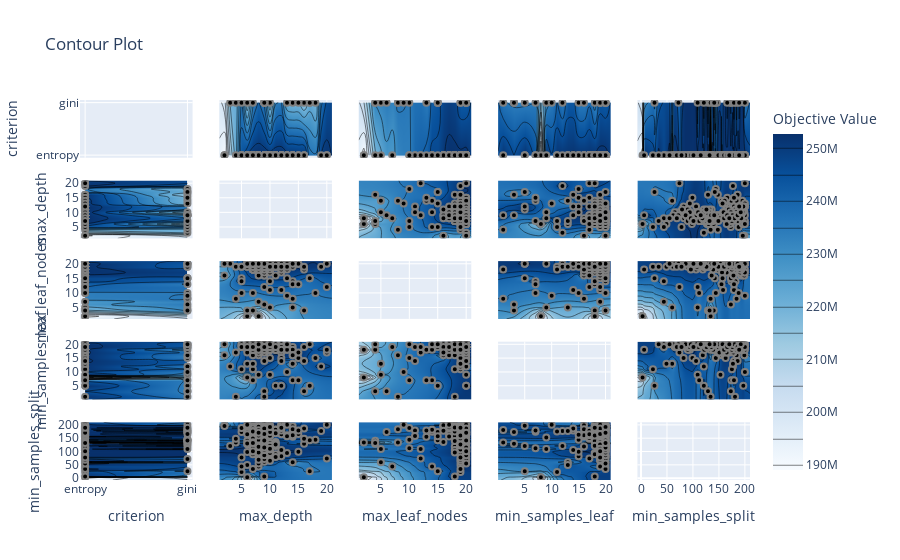

The notebook cell this image was saved under:
### Code cell
plot_contour(study)

### Figure 1 — Plotly figure (JSON) as saved in the notebook; plotly's stock layout.template omitted (floating-point values rounded to 4 significant figures; data arrays with more than 128 entries replaced by an {"elided": "..."} marker saying what was removed)
{"data": [{"type": "scatter", "xaxis": "x", "yaxis": "y"}, {"colorbar": {"title": {"text": "Objective Value"}}, "colorscale": [[0, "rgb(247,251,255)"], [0.125, "rgb(222,235,247)"], [0.25, "rgb(198,219,239)"], [0.375, "rgb(158,202,225)"], [0.5, "rgb(107,174,214)"], [0.625, "rgb(66,146,198)"], [0.75, "rgb(33,113,181)"], [0.875, "rgb(8,81,156)"], [1, "rgb(8,48,107)"]], "connectgaps": true, "contours": {"coloring": "heatmap"}, "hoverinfo": "none", "line": {"smoothing": 1.3}, "reversescale": false, "showscale": true, "type": "contour", "x": ["entropy", "gini"], "xaxis": "x6", "y": [1.1, 2, 3, 4, 5, 6, 7, 8, 9, 10, 11, 12, 13, 14, 15, 16, 17, 18, 19, 20, 20.9], "yaxis": "y6", "z": [[null, null], [189000000.0, null], [null, 220680000], [222700000.0, 221100000.0], [243800000.0, 236600000.0], [250000000, 214400000.0], [252700000.0, 234400000.0], [252700000.0, null], [252700000.0, 234600000], [252700000.0, 214400000.0], [252700000.0, null], [252700000.0, null], [252000000.0, 220400000], [252000000.0, 219000000.0], [251200000, 219300000.0], [252000000.0, 214400000.0], [null, 222600000], [null, 219300000.0], [250500000.0, null], [251640000, null], [null, null]]}, {"marker": {"color": "black", "line": {"color": "Gray", "width": 2}}, "mode": "markers", "name": "Feasible Trial", "showlegend": false, "type": "scatter", "x": {"elided": "200 str values"}, "xaxis": "x6", "y": {"elided": "200 int values"}, "yaxis": "y6"}, {"colorbar": {"title": {"text": "Objective Value"}}, "colorscale": [[0, "rgb(247,251,255)"], [0.125, "rgb(222,235,247)"], [0.25, "rgb(198,219,239)"], [0.375, "rgb(158,202,225)"], [0.5, "rgb(107,174,214)"], [0.625, "rgb(66,146,198)"], [0.75, "rgb(33,113,181)"], [0.875, "rgb(8,81,156)"], [1, "rgb(8,48,107)"]], "connectgaps": true, "contours": {"coloring": "heatmap"}, "hoverinfo": "none", "line": {"smoothing": 1.3}, "reversescale": false, "showscale": false, "type": "contour", "x": ["entropy", "gini"], "xaxis": "x11", "y": [1.1, 2, 4, 5, 6, 7, 8, 9, 10, 11, 12, 13, 14, 15, 16, 17, 18, 19, 20, 20.9], "yaxis": "y11", "z": [[null, null], [135500000.0, null], [189000000.0, 214400000.0], [198100000.0, 214400000.0], [null, 218100000.0], [205400000.0, null], [null, 221100000.0], [null, 220400000], [217720000, 219300000.0], [227600000.0, null], [230200000.0, null], [232960000, 219300000.0], [242400000.0, null], [242100000.0, 236600000.0], [249480000, null], [252000000.0, null], [252000000.0, null], [252000000.0, 234600000.0], [252700000.0, 234600000], [null, null]]}, {"marker": {"color": "black", "line": {"color": "Gray", "width": 2}}, "mode": "markers", "name": "Feasible Trial", "showlegend": false, "type": "scatter", "x": {"elided": "200 str values"}, "xaxis": "x11", "y": {"elided": "200 int values"}, "yaxis": "y11"}, {"colorbar": {"title": {"text": "Objective Value"}}, "colorscale": [[0, "rgb(247,251,255)"], [0.125, "rgb(222,235,247)"], [0.25, "rgb(198,219,239)"], [0.375, "rgb(158,202,225)"], [0.5, "rgb(107,174,214)"], [0.625, "rgb(66,146,198)"], [0.75, "rgb(33,113,181)"], [0.875, "rgb(8,81,156)"], [1, "rgb(8,48,107)"]], "connectgaps": true, "contours": {"coloring": "heatmap"}, "hoverinfo": "none", "line": {"smoothing": 1.3}, "reversescale": false, "showscale": false, "type": "contour", "x": ["entropy", "gini"], "xaxis": "x16", "y": [0.05, 1, 3, 5, 7, 8, 9, 10, 11, 12, 13, 14, 15, 16, 17, 18, 19, 20, 20.95], "yaxis": "y16", "z": [[null, null], [250500000.0, 221100000.0], [null, 218100000.0], [251200000, 217480000], [237000000.0, 219300000.0], [135500000.0, null], [251200000, 214400000.0], [null, 220400000], [250500000.0, null], [250500000.0, 220680000], [250500000.0, null], [251200000, null], [251200000, 219300000.0], [251200000, 219000000.0], [251200000, null], [251640000, 214400000.0], [252700000.0, 236600000.0], [252700000.0, 234600000], [null, null]]}, {"marker": {"color": "black", "line": {"color": "Gray", "width": 2}}, "mode": "markers", "name": "Feasible Trial", "showlegend": false, "type": "scatter", "x": {"elided": "200 str values"}, "xaxis": "x16", "y": {"elided": "200 int values"}, "yaxis": "y16"}, {"colorbar": {"title": {"text": "Objective Value"}}, "colorscale": [[0, "rgb(247,251,255)"], [0.125, "rgb(222,235,247)"], [0.25, "rgb(198,219,239)"], [0.375, "rgb(158,202,225)"], [0.5, "rgb(107,174,214)"], [0.625, "rgb(66,146,198)"], [0.75, "rgb(33,113,181)"], [0.875, "rgb(8,81,156)"], [1, "rgb(8,48,107)"]], "connectgaps": true, "contours": {"coloring": "heatmap"}, "hoverinfo": "none", "line": {"smoothing": 1.3}, "reversescale": false, "showscale": false, "type": "contour", "x": ["entropy", "gini"], "xaxis": "x21", "y": [-6.85, 3, 6, 23, 26, 34, 44, 49, 55, 60, 62, 65, 69, 72, 74, 78, 79, 82, 83, 86, 90, 94, 96, 98, 99, 100, 101, 102, 103, 104, 106, 107, 108, 109, 110, 112, 113, 114, 115, 116, 118, 119, 120, 121, 122, 123, 124, 125, 126, 127, 128, 129, 130, 131, 132, 134, 135, 136, 137, 139, 140, 141, 142, 143, 144, 146, 148, 149, 151, 153, 154, 155, 156, 157, 158, 159, 160, 161, 162, 163, 165, 166, 167, 168, 169, 170, 171, 172, 173, 174, 175, 176, 177, 178, 179, 180, 181, 182, 183, 184, 185, 186, 187, 188, 189, 190, 191, 192, 193, 194, 195, 196, 197, 198, 199, 200, 209.8], "yaxis": "y21", "z": {"elided": "117x2 float values"}}, {"marker": {"color": "black", "line": {"color": "Gray", "width": 2}}, "mode": "markers", "name": "Feasible Trial", "showlegend": false, "type": "scatter", "x": {"elided": "200 str values"}, "xaxis": "x21", "y": {"elided": "200 int values"}, "yaxis": "y21"}, {"colorbar": {"title": {"text": "Objective Value"}}, "colorscale": [[0, "rgb(247,251,255)"], [0.125, "rgb(222,235,247)"], [0.25, "rgb(198,219,239)"], [0.375, "rgb(158,202,225)"], [0.5, "rgb(107,174,214)"], [0.625, "rgb(66,146,198)"], [0.75, "rgb(33,113,181)"], [0.875, "rgb(8,81,156)"], [1, "rgb(8,48,107)"]], "connectgaps": true, "contours": {"coloring": "heatmap"}, "hoverinfo": "none", "line": {"smoothing": 1.3}, "reversescale": false, "showscale": false, "type": "contour", "x": [1.1, 2, 3, 4, 5, 6, 7, 8, 9, 10, 11, 12, 13, 14, 15, 16, 17, 18, 19, 20, 20.9], "xaxis": "x2", "y": ["entropy", "gini"], "yaxis": "y2", "z": [[null, 189000000.0, null, 222700000.0, 243800000.0, 250000000, 252700000.0, 252700000.0, 252700000.0, 252700000.0, 252700000.0, 252700000.0, 252000000.0, 252000000.0, 251200000, 252000000.0, null, null, 250500000.0, 251640000, null], [null, null, 220680000, 221100000.0, 236600000.0, 214400000.0, 234400000.0, null, 234600000, 214400000.0, null, null, 220400000, 219000000.0, 219300000.0, 214400000.0, 222600000, 219300000.0, null, null, null]]}, {"marker": {"color": "black", "line": {"color": "Gray", "width": 2}}, "mode": "markers", "name": "Feasible Trial", "showlegend": false, "type": "scatter", "x": {"elided": "200 int values"}, "xaxis": "x2", "y": {"elided": "200 str values"}, "yaxis": "y2"}, {"type": "scatter", "xaxis": "x7", "yaxis": "y7"}, {"colorbar": {"title": {"text": "Objective Value"}}, "colorscale": [[0, "rgb(247,251,255)"], [0.125, "rgb(222,235,247)"], [0.25, "rgb(198,219,239)"], [0.375, "rgb(158,202,225)"], [0.5, "rgb(107,174,214)"], [0.625, "rgb(66,146,198)"], [0.75, "rgb(33,113,181)"], [0.875, "rgb(8,81,156)"], [1, "rgb(8,48,107)"]], "connectgaps": true, "contours": {"coloring": "heatmap"}, "hoverinfo": "none", "line": {"smoothing": 1.3}, "reversescale": false, "showscale": false, "type": "contour", "x": [1.1, 2, 3, 4, 5, 6, 7, 8, 9, 10, 11, 12, 13, 14, 15, 16, 17, 18, 19, 20, 20.9], "xaxis": "x12", "y": [1.1, 2, 4, 5, 6, 7, 8, 9, 10, 11, 12, 13, 14, 15, 16, 17, 18, 19, 20, 20.9], "yaxis": "y12", "z": {"elided": "20x21 float values"}}, {"marker": {"color": "black", "line": {"color": "Gray", "width": 2}}, "mode": "markers", "name": "Feasible Trial", "showlegend": false, "type": "scatter", "x": {"elided": "200 int values"}, "xaxis": "x12", "y": {"elided": "200 int values"}, "yaxis": "y12"}, {"colorbar": {"title": {"text": "Objective Value"}}, "colorscale": [[0, "rgb(247,251,255)"], [0.125, "rgb(222,235,247)"], [0.25, "rgb(198,219,239)"], [0.375, "rgb(158,202,225)"], [0.5, "rgb(107,174,214)"], [0.625, "rgb(66,146,198)"], [0.75, "rgb(33,113,181)"], [0.875, "rgb(8,81,156)"], [1, "rgb(8,48,107)"]], "connectgaps": true, "contours": {"coloring": "heatmap"}, "hoverinfo": "none", "line": {"smoothing": 1.3}, "reversescale": false, "showscale": false, "type": "contour", "x": [1.1, 2, 3, 4, 5, 6, 7, 8, 9, 10, 11, 12, 13, 14, 15, 16, 17, 18, 19, 20, 20.9], "xaxis": "x17", "y": [0.05, 1, 3, 5, 7, 8, 9, 10, 11, 12, 13, 14, 15, 16, 17, 18, 19, 20, 20.95], "yaxis": "y17", "z": {"elided": "19x21 float values"}}, {"marker": {"color": "black", "line": {"color": "Gray", "width": 2}}, "mode": "markers", "name": "Feasible Trial", "showlegend": false, "type": "scatter", "x": {"elided": "200 int values"}, "xaxis": "x17", "y": {"elided": "200 int values"}, "yaxis": "y17"}, {"colorbar": {"title": {"text": "Objective Value"}}, "colorscale": [[0, "rgb(247,251,255)"], [0.125, "rgb(222,235,247)"], [0.25, "rgb(198,219,239)"], [0.375, "rgb(158,202,225)"], [0.5, "rgb(107,174,214)"], [0.625, "rgb(66,146,198)"], [0.75, "rgb(33,113,181)"], [0.875, "rgb(8,81,156)"], [1, "rgb(8,48,107)"]], "connectgaps": true, "contours": {"coloring": "heatmap"}, "hoverinfo": "none", "line": {"smoothing": 1.3}, "reversescale": false, "showscale": false, "type": "contour", "x": [1.1, 2, 3, 4, 5, 6, 7, 8, 9, 10, 11, 12, 13, 14, 15, 16, 17, 18, 19, 20, 20.9], "xaxis": "x22", "y": [-6.85, 3, 6, 23, 26, 34, 44, 49, 55, 60, 62, 65, 69, 72, 74, 78, 79, 82, 83, 86, 90, 94, 96, 98, 99, 100, 101, 102, 103, 104, 106, 107, 108, 109, 110, 112, 113, 114, 115, 116, 118, 119, 120, 121, 122, 123, 124, 125, 126, 127, 128, 129, 130, 131, 132, 134, 135, 136, 137, 139, 140, 141, 142, 143, 144, 146, 148, 149, 151, 153, 154, 155, 156, 157, 158, 159, 160, 161, 162, 163, 165, 166, 167, 168, 169, 170, 171, 172, 173, 174, 175, 176, 177, 178, 179, 180, 181, 182, 183, 184, 185, 186, 187, 188, 189, 190, 191, 192, 193, 194, 195, 196, 197, 198, 199, 200, 209.8], "yaxis": "y22", "z": {"elided": "117x21 float values"}}, {"marker": {"color": "black", "line": {"color": "Gray", "width": 2}}, "mode": "markers", "name": "Feasible Trial", "showlegend": false, "type": "scatter", "x": {"elided": "200 int values"}, "xaxis": "x22", "y": {"elided": "200 int values"}, "yaxis": "y22"}, {"colorbar": {"title": {"text": "Objective Value"}}, "colorscale": [[0, "rgb(247,251,255)"], [0.125, "rgb(222,235,247)"], [0.25, "rgb(198,219,239)"], [0.375, "rgb(158,202,225)"], [0.5, "rgb(107,174,214)"], [0.625, "rgb(66,146,198)"], [0.75, "rgb(33,113,181)"], [0.875, "rgb(8,81,156)"], [1, "rgb(8,48,107)"]], "connectgaps": true, "contours": {"coloring": "heatmap"}, "hoverinfo": "none", "line": {"smoothing": 1.3}, "reversescale": false, "showscale": false, "type": "contour", "x": [1.1, 2, 4, 5, 6, 7, 8, 9, 10, 11, 12, 13, 14, 15, 16, 17, 18, 19, 20, 20.9], "xaxis": "x3", "y": ["entropy", "gini"], "yaxis": "y3", "z": [[null, 135500000.0, 189000000.0, 198100000.0, null, 205400000.0, null, null, 217720000, 227600000.0, 230200000.0, 232960000, 242400000.0, 242100000.0, 249480000, 252000000.0, 252000000.0, 252000000.0, 252700000.0, null], [null, null, 214400000.0, 214400000.0, 218100000.0, null, 221100000.0, 220400000, 219300000.0, null, null, 219300000.0, null, 236600000.0, null, null, null, 234600000.0, 234600000, null]]}, {"marker": {"color": "black", "line": {"color": "Gray", "width": 2}}, "mode": "markers", "name": "Feasible Trial", "showlegend": false, "type": "scatter", "x": {"elided": "200 int values"}, "xaxis": "x3", "y": {"elided": "200 str values"}, "yaxis": "y3"}, {"colorbar": {"title": {"text": "Objective Value"}}, "colorscale": [[0, "rgb(247,251,255)"], [0.125, "rgb(222,235,247)"], [0.25, "rgb(198,219,239)"], [0.375, "rgb(158,202,225)"], [0.5, "rgb(107,174,214)"], [0.625, "rgb(66,146,198)"], [0.75, "rgb(33,113,181)"], [0.875, "rgb(8,81,156)"], [1, "rgb(8,48,107)"]], "connectgaps": true, "contours": {"coloring": "heatmap"}, "hoverinfo": "none", "line": {"smoothing": 1.3}, "reversescale": false, "showscale": false, "type": "contour", "x": [1.1, 2, 4, 5, 6, 7, 8, 9, 10, 11, 12, 13, 14, 15, 16, 17, 18, 19, 20, 20.9], "xaxis": "x8", "y": [1.1, 2, 3, 4, 5, 6, 7, 8, 9, 10, 11, 12, 13, 14, 15, 16, 17, 18, 19, 20, 20.9], "yaxis": "y8", "z": {"elided": "21x20 float values"}}, {"marker": {"color": "black", "line": {"color": "Gray", "width": 2}}, "mode": "markers", "name": "Feasible Trial", "showlegend": false, "type": "scatter", "x": {"elided": "200 int values"}, "xaxis": "x8", "y": {"elided": "200 int values"}, "yaxis": "y8"}, {"type": "scatter", "xaxis": "x13", "yaxis": "y13"}, {"colorbar": {"title": {"text": "Objective Value"}}, "colorscale": [[0, "rgb(247,251,255)"], [0.125, "rgb(222,235,247)"], [0.25, "rgb(198,219,239)"], [0.375, "rgb(158,202,225)"], [0.5, "rgb(107,174,214)"], [0.625, "rgb(66,146,198)"], [0.75, "rgb(33,113,181)"], [0.875, "rgb(8,81,156)"], [1, "rgb(8,48,107)"]], "connectgaps": true, "contours": {"coloring": "heatmap"}, "hoverinfo": "none", "line": {"smoothing": 1.3}, "reversescale": false, "showscale": false, "type": "contour", "x": [1.1, 2, 4, 5, 6, 7, 8, 9, 10, 11, 12, 13, 14, 15, 16, 17, 18, 19, 20, 20.9], "xaxis": "x18", "y": [0.05, 1, 3, 5, 7, 8, 9, 10, 11, 12, 13, 14, 15, 16, 17, 18, 19, 20, 20.95], "yaxis": "y18", "z": {"elided": "19x20 float values"}}, {"marker": {"color": "black", "line": {"color": "Gray", "width": 2}}, "mode": "markers", "name": "Feasible Trial", "showlegend": false, "type": "scatter", "x": {"elided": "200 int values"}, "xaxis": "x18", "y": {"elided": "200 int values"}, "yaxis": "y18"}, {"colorbar": {"title": {"text": "Objective Value"}}, "colorscale": [[0, "rgb(247,251,255)"], [0.125, "rgb(222,235,247)"], [0.25, "rgb(198,219,239)"], [0.375, "rgb(158,202,225)"], [0.5, "rgb(107,174,214)"], [0.625, "rgb(66,146,198)"], [0.75, "rgb(33,113,181)"], [0.875, "rgb(8,81,156)"], [1, "rgb(8,48,107)"]], "connectgaps": true, "contours": {"coloring": "heatmap"}, "hoverinfo": "none", "line": {"smoothing": 1.3}, "reversescale": false, "showscale": false, "type": "contour", "x": [1.1, 2, 4, 5, 6, 7, 8, 9, 10, 11, 12, 13, 14, 15, 16, 17, 18, 19, 20, 20.9], "xaxis": "x23", "y": [-6.85, 3, 6, 23, 26, 34, 44, 49, 55, 60, 62, 65, 69, 72, 74, 78, 79, 82, 83, 86, 90, 94, 96, 98, 99, 100, 101, 102, 103, 104, 106, 107, 108, 109, 110, 112, 113, 114, 115, 116, 118, 119, 120, 121, 122, 123, 124, 125, 126, 127, 128, 129, 130, 131, 132, 134, 135, 136, 137, 139, 140, 141, 142, 143, 144, 146, 148, 149, 151, 153, 154, 155, 156, 157, 158, 159, 160, 161, 162, 163, 165, 166, 167, 168, 169, 170, 171, 172, 173, 174, 175, 176, 177, 178, 179, 180, 181, 182, 183, 184, 185, 186, 187, 188, 189, 190, 191, 192, 193, 194, 195, 196, 197, 198, 199, 200, 209.8], "yaxis": "y23", "z": {"elided": "117x20 float values"}}, {"marker": {"color": "black", "line": {"color": "Gray", "width": 2}}, "mode": "markers", "name": "Feasible Trial", "showlegend": false, "type": "scatter", "x": {"elided": "200 int values"}, "xaxis": "x23", "y": {"elided": "200 int values"}, "yaxis": "y23"}, {"colorbar": {"title": {"text": "Objective Value"}}, "colorscale": [[0, "rgb(247,251,255)"], [0.125, "rgb(222,235,247)"], [0.25, "rgb(198,219,239)"], [0.375, "rgb(158,202,225)"], [0.5, "rgb(107,174,214)"], [0.625, "rgb(66,146,198)"], [0.75, "rgb(33,113,181)"], [0.875, "rgb(8,81,156)"], [1, "rgb(8,48,107)"]], "connectgaps": true, "contours": {"coloring": "heatmap"}, "hoverinfo": "none", "line": {"smoothing": 1.3}, "reversescale": false, "showscale": false, "type": "contour", "x": [0.05, 1, 3, 5, 7, 8, 9, 10, 11, 12, 13, 14, 15, 16, 17, 18, 19, 20, 20.95], "xaxis": "x4", "y": ["entropy", "gini"], "yaxis": "y4", "z": [[null, 250500000.0, null, 251200000, 237000000.0, 135500000.0, 251200000, null, 250500000.0, 250500000.0, 250500000.0, 251200000, 251200000, 251200000, 251200000, 251640000, 252700000.0, 252700000.0, null], [null, 221100000.0, 218100000.0, 217480000, 219300000.0, null, 214400000.0, 220400000, null, 220680000, null, null, 219300000.0, 219000000.0, null, 214400000.0, 236600000.0, 234600000, null]]}, {"marker": {"color": "black", "line": {"color": "Gray", "width": 2}}, "mode": "markers", "name": "Feasible Trial", "showlegend": false, "type": "scatter", "x": {"elided": "200 int values"}, "xaxis": "x4", "y": {"elided": "200 str values"}, "yaxis": "y4"}, {"colorbar": {"title": {"text": "Objective Value"}}, "colorscale": [[0, "rgb(247,251,255)"], [0.125, "rgb(222,235,247)"], [0.25, "rgb(198,219,239)"], [0.375, "rgb(158,202,225)"], [0.5, "rgb(107,174,214)"], [0.625, "rgb(66,146,198)"], [0.75, "rgb(33,113,181)"], [0.875, "rgb(8,81,156)"], [1, "rgb(8,48,107)"]], "connectgaps": true, "contours": {"coloring": "heatmap"}, "hoverinfo": "none", "line": {"smoothing": 1.3}, "reversescale": false, "showscale": false, "type": "contour", "x": [0.05, 1, 3, 5, 7, 8, 9, 10, 11, 12, 13, 14, 15, 16, 17, 18, 19, 20, 20.95], "xaxis": "x9", "y": [1.1, 2, 3, 4, 5, 6, 7, 8, 9, 10, 11, 12, 13, 14, 15, 16, 17, 18, 19, 20, 20.9], "yaxis": "y9", "z": {"elided": "21x19 float values"}}, {"marker": {"color": "black", "line": {"color": "Gray", "width": 2}}, "mode": "markers", "name": "Feasible Trial", "showlegend": false, "type": "scatter", "x": {"elided": "200 int values"}, "xaxis": "x9", "y": {"elided": "200 int values"}, "yaxis": "y9"}, {"colorbar": {"title": {"text": "Objective Value"}}, "colorscale": [[0, "rgb(247,251,255)"], [0.125, "rgb(222,235,247)"], [0.25, "rgb(198,219,239)"], [0.375, "rgb(158,202,225)"], [0.5, "rgb(107,174,214)"], [0.625, "rgb(66,146,198)"], [0.75, "rgb(33,113,181)"], [0.875, "rgb(8,81,156)"], [1, "rgb(8,48,107)"]], "connectgaps": true, "contours": {"coloring": "heatmap"}, "hoverinfo": "none", "line": {"smoothing": 1.3}, "reversescale": false, "showscale": false, "type": "contour", "x": [0.05, 1, 3, 5, 7, 8, 9, 10, 11, 12, 13, 14, 15, 16, 17, 18, 19, 20, 20.95], "xaxis": "x14", "y": [1.1, 2, 4, 5, 6, 7, 8, 9, 10, 11, 12, 13, 14, 15, 16, 17, 18, 19, 20, 20.9], "yaxis": "y14", "z": {"elided": "20x19 float values"}}, {"marker": {"color": "black", "line": {"color": "Gray", "width": 2}}, "mode": "markers", "name": "Feasible Trial", "showlegend": false, "type": "scatter", "x": {"elided": "200 int values"}, "xaxis": "x14", "y": {"elided": "200 int values"}, "yaxis": "y14"}, {"type": "scatter", "xaxis": "x19", "yaxis": "y19"}, {"colorbar": {"title": {"text": "Objective Value"}}, "colorscale": [[0, "rgb(247,251,255)"], [0.125, "rgb(222,235,247)"], [0.25, "rgb(198,219,239)"], [0.375, "rgb(158,202,225)"], [0.5, "rgb(107,174,214)"], [0.625, "rgb(66,146,198)"], [0.75, "rgb(33,113,181)"], [0.875, "rgb(8,81,156)"], [1, "rgb(8,48,107)"]], "connectgaps": true, "contours": {"coloring": "heatmap"}, "hoverinfo": "none", "line": {"smoothing": 1.3}, "reversescale": false, "showscale": false, "type": "contour", "x": [0.05, 1, 3, 5, 7, 8, 9, 10, 11, 12, 13, 14, 15, 16, 17, 18, 19, 20, 20.95], "xaxis": "x24", "y": [-6.85, 3, 6, 23, 26, 34, 44, 49, 55, 60, 62, 65, 69, 72, 74, 78, 79, 82, 83, 86, 90, 94, 96, 98, 99, 100, 101, 102, 103, 104, 106, 107, 108, 109, 110, 112, 113, 114, 115, 116, 118, 119, 120, 121, 122, 123, 124, 125, 126, 127, 128, 129, 130, 131, 132, 134, 135, 136, 137, 139, 140, 141, 142, 143, 144, 146, 148, 149, 151, 153, 154, 155, 156, 157, 158, 159, 160, 161, 162, 163, 165, 166, 167, 168, 169, 170, 171, 172, 173, 174, 175, 176, 177, 178, 179, 180, 181, 182, 183, 184, 185, 186, 187, 188, 189, 190, 191, 192, 193, 194, 195, 196, 197, 198, 199, 200, 209.8], "yaxis": "y24", "z": {"elided": "117x19 float values"}}, {"marker": {"color": "black", "line": {"color": "Gray", "width": 2}}, "mode": "markers", "name": "Feasible Trial", "showlegend": false, "type": "scatter", "x": {"elided": "200 int values"}, "xaxis": "x24", "y": {"elided": "200 int values"}, "yaxis": "y24"}, {"colorbar": {"title": {"text": "Objective Value"}}, "colorscale": [[0, "rgb(247,251,255)"], [0.125, "rgb(222,235,247)"], [0.25, "rgb(198,219,239)"], [0.375, "rgb(158,202,225)"], [0.5, "rgb(107,174,214)"], [0.625, "rgb(66,146,198)"], [0.75, "rgb(33,113,181)"], [0.875, "rgb(8,81,156)"], [1, "rgb(8,48,107)"]], "connectgaps": true, "contours": {"coloring": "heatmap"}, "hoverinfo": "none", "line": {"smoothing": 1.3}, "reversescale": false, "showscale": false, "type": "contour", "x": [-6.85, 3, 6, 23, 26, 34, 44, 49, 55, 60, 62, 65, 69, 72, 74, 78, 79, 82, 83, 86, 90, 94, 96, 98, 99, 100, 101, 102, 103, 104, 106, 107, 108, 109, 110, 112, 113, 114, 115, 116, 118, 119, 120, 121, 122, 123, 124, 125, 126, 127, 128, 129, 130, 131, 132, 134, 135, 136, 137, 139, 140, 141, 142, 143, 144, 146, 148, 149, 151, 153, 154, 155, 156, 157, 158, 159, 160, 161, 162, 163, 165, 166, 167, 168, 169, 170, 171, 172, 173, 174, 175, 176, 177, 178, 179, 180, 181, 182, 183, 184, 185, 186, 187, 188, 189, 190, 191, 192, 193, 194, 195, 196, 197, 198, 199, 200, 209.8], "xaxis": "x5", "y": ["entropy", "gini"], "yaxis": "y5", "z": {"elided": "2x117 float values"}}, {"marker": {"color": "black", "line": {"color": "Gray", "width": 2}}, "mode": "markers", "name": "Feasible Trial", "showlegend": false, "type": "scatter", "x": {"elided": "200 int values"}, "xaxis": "x5", "y": {"elided": "200 str values"}, "yaxis": "y5"}, {"colorbar": {"title": {"text": "Objective Value"}}, "colorscale": [[0, "rgb(247,251,255)"], [0.125, "rgb(222,235,247)"], [0.25, "rgb(198,219,239)"], [0.375, "rgb(158,202,225)"], [0.5, "rgb(107,174,214)"], [0.625, "rgb(66,146,198)"], [0.75, "rgb(33,113,181)"], [0.875, "rgb(8,81,156)"], [1, "rgb(8,48,107)"]], "connectgaps": true, "contours": {"coloring": "heatmap"}, "hoverinfo": "none", "line": {"smoothing": 1.3}, "reversescale": false, "showscale": false, "type": "contour", "x": [-6.85, 3, 6, 23, 26, 34, 44, 49, 55, 60, 62, 65, 69, 72, 74, 78, 79, 82, 83, 86, 90, 94, 96, 98, 99, 100, 101, 102, 103, 104, 106, 107, 108, 109, 110, 112, 113, 114, 115, 116, 118, 119, 120, 121, 122, 123, 124, 125, 126, 127, 128, 129, 130, 131, 132, 134, 135, 136, 137, 139, 140, 141, 142, 143, 144, 146, 148, 149, 151, 153, 154, 155, 156, 157, 158, 159, 160, 161, 162, 163, 165, 166, 167, 168, 169, 170, 171, 172, 173, 174, 175, 176, 177, 178, 179, 180, 181, 182, 183, 184, 185, 186, 187, 188, 189, 190, 191, 192, 193, 194, 195, 196, 197, 198, 199, 200, 209.8], "xaxis": "x10", "y": [1.1, 2, 3, 4, 5, 6, 7, 8, 9, 10, 11, 12, 13, 14, 15, 16, 17, 18, 19, 20, 20.9], "yaxis": "y10", "z": {"elided": "21x117 float values"}}, {"marker": {"color": "black", "line": {"color": "Gray", "width": 2}}, "mode": "markers", "name": "Feasible Trial", "showlegend": false, "type": "scatter", "x": {"elided": "200 int values"}, "xaxis": "x10", "y": {"elided": "200 int values"}, "yaxis": "y10"}, {"colorbar": {"title": {"text": "Objective Value"}}, "colorscale": [[0, "rgb(247,251,255)"], [0.125, "rgb(222,235,247)"], [0.25, "rgb(198,219,239)"], [0.375, "rgb(158,202,225)"], [0.5, "rgb(107,174,214)"], [0.625, "rgb(66,146,198)"], [0.75, "rgb(33,113,181)"], [0.875, "rgb(8,81,156)"], [1, "rgb(8,48,107)"]], "connectgaps": true, "contours": {"coloring": "heatmap"}, "hoverinfo": "none", "line": {"smoothing": 1.3}, "reversescale": false, "showscale": false, "type": "contour", "x": [-6.85, 3, 6, 23, 26, 34, 44, 49, 55, 60, 62, 65, 69, 72, 74, 78, 79, 82, 83, 86, 90, 94, 96, 98, 99, 100, 101, 102, 103, 104, 106, 107, 108, 109, 110, 112, 113, 114, 115, 116, 118, 119, 120, 121, 122, 123, 124, 125, 126, 127, 128, 129, 130, 131, 132, 134, 135, 136, 137, 139, 140, 141, 142, 143, 144, 146, 148, 149, 151, 153, 154, 155, 156, 157, 158, 159, 160, 161, 162, 163, 165, 166, 167, 168, 169, 170, 171, 172, 173, 174, 175, 176, 177, 178, 179, 180, 181, 182, 183, 184, 185, 186, 187, 188, 189, 190, 191, 192, 193, 194, 195, 196, 197, 198, 199, 200, 209.8], "xaxis": "x15", "y": [1.1, 2, 4, 5, 6, 7, 8, 9, 10, 11, 12, 13, 14, 15, 16, 17, 18, 19, 20, 20.9], "yaxis": "y15", "z": {"elided": "20x117 float values"}}, {"marker": {"color": "black", "line": {"color": "Gray", "width": 2}}, "mode": "markers", "name": "Feasible Trial", "showlegend": false, "type": "scatter", "x": {"elided": "200 int values"}, "xaxis": "x15", "y": {"elided": "200 int values"}, "yaxis": "y15"}, {"colorbar": {"title": {"text": "Objective Value"}}, "colorscale": [[0, "rgb(247,251,255)"], [0.125, "rgb(222,235,247)"], [0.25, "rgb(198,219,239)"], [0.375, "rgb(158,202,225)"], [0.5, "rgb(107,174,214)"], [0.625, "rgb(66,146,198)"], [0.75, "rgb(33,113,181)"], [0.875, "rgb(8,81,156)"], [1, "rgb(8,48,107)"]], "connectgaps": true, "contours": {"coloring": "heatmap"}, "hoverinfo": "none", "line": {"smoothing": 1.3}, "reversescale": false, "showscale": false, "type": "contour", "x": [-6.85, 3, 6, 23, 26, 34, 44, 49, 55, 60, 62, 65, 69, 72, 74, 78, 79, 82, 83, 86, 90, 94, 96, 98, 99, 100, 101, 102, 103, 104, 106, 107, 108, 109, 110, 112, 113, 114, 115, 116, 118, 119, 120, 121, 122, 123, 124, 125, 126, 127, 128, 129, 130, 131, 132, 134, 135, 136, 137, 139, 140, 141, 142, 143, 144, 146, 148, 149, 151, 153, 154, 155, 156, 157, 158, 159, 160, 161, 162, 163, 165, 166, 167, 168, 169, 170, 171, 172, 173, 174, 175, 176, 177, 178, 179, 180, 181, 182, 183, 184, 185, 186, 187, 188, 189, 190, 191, 192, 193, 194, 195, 196, 197, 198, 199, 200, 209.8], "xaxis": "x20", "y": [0.05, 1, 3, 5, 7, 8, 9, 10, 11, 12, 13, 14, 15, 16, 17, 18, 19, 20, 20.95], "yaxis": "y20", "z": {"elided": "19x117 float values"}}, {"marker": {"color": "black", "line": {"color": "Gray", "width": 2}}, "mode": "markers", "name": "Feasible Trial", "showlegend": false, "type": "scatter", "x": {"elided": "200 int values"}, "xaxis": "x20", "y": {"elided": "200 int values"}, "yaxis": "y20"}, {"type": "scatter", "xaxis": "x25", "yaxis": "y25"}], "layout": {"title": {"text": "Contour Plot"}, "xaxis": {"anchor": "y", "domain": [0, 0.168], "matches": "x21", "range": [-0.05, 1.05], "showticklabels": false, "type": "category"}, "xaxis10": {"anchor": "y10", "domain": [0.832, 1], "matches": "x25", "range": [-6.85, 209.8], "showticklabels": false}, "xaxis11": {"anchor": "y11", "domain": [0, 0.168], "matches": "x21", "range": [-0.05, 1.05], "showticklabels": false, "type": "category"}, "xaxis12": {"anchor": "y12", "domain": [0.208, 0.376], "matches": "x22", "range": [1.1, 20.9], "showticklabels": false}, "xaxis13": {"anchor": "y13", "domain": [0.416, 0.584], "matches": "x23", "range": [1.1, 20.9], "showticklabels": false}, "xaxis14": {"anchor": "y14", "domain": [0.624, 0.792], "matches": "x24", "range": [0.05, 20.95], "showticklabels": false}, "xaxis15": {"anchor": "y15", "domain": [0.832, 1], "matches": "x25", "range": [-6.85, 209.8], "showticklabels": false}, "xaxis16": {"anchor": "y16", "domain": [0, 0.168], "matches": "x21", "range": [-0.05, 1.05], "showticklabels": false, "type": "category"}, "xaxis17": {"anchor": "y17", "domain": [0.208, 0.376], "matches": "x22", "range": [1.1, 20.9], "showticklabels": false}, "xaxis18": {"anchor": "y18", "domain": [0.416, 0.584], "matches": "x23", "range": [1.1, 20.9], "showticklabels": false}, "xaxis19": {"anchor": "y19", "domain": [0.624, 0.792], "matches": "x24", "range": [0.05, 20.95], "showticklabels": false}, "xaxis2": {"anchor": "y2", "domain": [0.208, 0.376], "matches": "x22", "range": [1.1, 20.9], "showticklabels": false}, "xaxis20": {"anchor": "y20", "domain": [0.832, 1], "matches": "x25", "range": [-6.85, 209.8], "showticklabels": false}, "xaxis21": {"anchor": "y21", "domain": [0, 0.168], "range": [-0.05, 1.05], "title": {"text": "criterion"}, "type": "category"}, "xaxis22": {"anchor": "y22", "domain": [0.208, 0.376], "range": [1.1, 20.9], "title": {"text": "max_depth"}}, "xaxis23": {"anchor": "y23", "domain": [0.416, 0.584], "range": [1.1, 20.9], "title": {"text": "max_leaf_nodes"}}, "xaxis24": {"anchor": "y24", "domain": [0.624, 0.792], "range": [0.05, 20.95], "title": {"text": "min_samples_leaf"}}, "xaxis25": {"anchor": "y25", "domain": [0.832, 1], "range": [-6.85, 209.8], "title": {"text": "min_samples_split"}}, "xaxis3": {"anchor": "y3", "domain": [0.416, 0.584], "matches": "x23", "range": [1.1, 20.9], "showticklabels": false}, "xaxis4": {"anchor": "y4", "domain": [0.624, 0.792], "matches": "x24", "range": [0.05, 20.95], "showticklabels": false}, "xaxis5": {"anchor": "y5", "domain": [0.832, 1], "matches": "x25", "range": [-6.85, 209.8], "showticklabels": false}, "xaxis6": {"anchor": "y6", "domain": [0, 0.168], "matches": "x21", "range": [-0.05, 1.05], "showticklabels": false, "type": "category"}, "xaxis7": {"anchor": "y7", "domain": [0.208, 0.376], "matches": "x22", "range": [1.1, 20.9], "showticklabels": false}, "xaxis8": {"anchor": "y8", "domain": [0.416, 0.584], "matches": "x23", "range": [1.1, 20.9], "showticklabels": false}, "xaxis9": {"anchor": "y9", "domain": [0.624, 0.792], "matches": "x24", "range": [0.05, 20.95], "showticklabels": false}, "yaxis": {"anchor": "x", "domain": [0.848, 1], "range": [-0.05, 1.05], "title": {"text": "criterion"}, "type": "category"}, "yaxis10": {"anchor": "x10", "domain": [0.636, 0.788], "matches": "y6", "range": [1.1, 20.9], "showticklabels": false}, "yaxis11": {"anchor": "x11", "domain": [0.424, 0.576], "range": [1.1, 20.9], "title": {"text": "max_leaf_nodes"}}, "yaxis12": {"anchor": "x12", "domain": [0.424, 0.576], "matches": "y11", "range": [1.1, 20.9], "showticklabels": false}, "yaxis13": {"anchor": "x13", "domain": [0.424, 0.576], "matches": "y11", "range": [1.1, 20.9], "showticklabels": false}, "yaxis14": {"anchor": "x14", "domain": [0.424, 0.576], "matches": "y11", "range": [1.1, 20.9], "showticklabels": false}, "yaxis15": {"anchor": "x15", "domain": [0.424, 0.576], "matches": "y11", "range": [1.1, 20.9], "showticklabels": false}, "yaxis16": {"anchor": "x16", "domain": [0.212, 0.364], "range": [0.05, 20.95], "title": {"text": "min_samples_leaf"}}, "yaxis17": {"anchor": "x17", "domain": [0.212, 0.364], "matches": "y16", "range": [0.05, 20.95], "showticklabels": false}, "yaxis18": {"anchor": "x18", "domain": [0.212, 0.364], "matches": "y16", "range": [0.05, 20.95], "showticklabels": false}, "yaxis19": {"anchor": "x19", "domain": [0.212, 0.364], "matches": "y16", "range": [0.05, 20.95], "showticklabels": false}, "yaxis2": {"anchor": "x2", "domain": [0.848, 1], "matches": "y", "range": [-0.05, 1.05], "showticklabels": false, "type": "category"}, "yaxis20": {"anchor": "x20", "domain": [0.212, 0.364], "matches": "y16", "range": [0.05, 20.95], "showticklabels": false}, "yaxis21": {"anchor": "x21", "domain": [0, 0.152], "range": [-6.85, 209.8], "title": {"text": "min_samples_split"}}, "yaxis22": {"anchor": "x22", "domain": [0, 0.152], "matches": "y21", "range": [-6.85, 209.8], "showticklabels": false}, "yaxis23": {"anchor": "x23", "domain": [0, 0.152], "matches": "y21", "range": [-6.85, 209.8], "showticklabels": false}, "yaxis24": {"anchor": "x24", "domain": [0, 0.152], "matches": "y21", "range": [-6.85, 209.8], "showticklabels": false}, "yaxis25": {"anchor": "x25", "domain": [0, 0.152], "matches": "y21", "range": [-6.85, 209.8], "showticklabels": false}, "yaxis3": {"anchor": "x3", "domain": [0.848, 1], "matches": "y", "range": [-0.05, 1.05], "showticklabels": false, "type": "category"}, "yaxis4": {"anchor": "x4", "domain": [0.848, 1], "matches": "y", "range": [-0.05, 1.05], "showticklabels": false, "type": "category"}, "yaxis5": {"anchor": "x5", "domain": [0.848, 1], "matches": "y", "range": [-0.05, 1.05], "showticklabels": false, "type": "category"}, "yaxis6": {"anchor": "x6", "domain": [0.636, 0.788], "range": [1.1, 20.9], "title": {"text": "max_depth"}}, "yaxis7": {"anchor": "x7", "domain": [0.636, 0.788], "matches": "y6", "range": [1.1, 20.9], "showticklabels": false}, "yaxis8": {"anchor": "x8", "domain": [0.636, 0.788], "matches": "y6", "range": [1.1, 20.9], "showticklabels": false}, "yaxis9": {"anchor": "x9", "domain": [0.636, 0.788], "matches": "y6", "range": [1.1, 20.9], "showticklabels": false}}}
